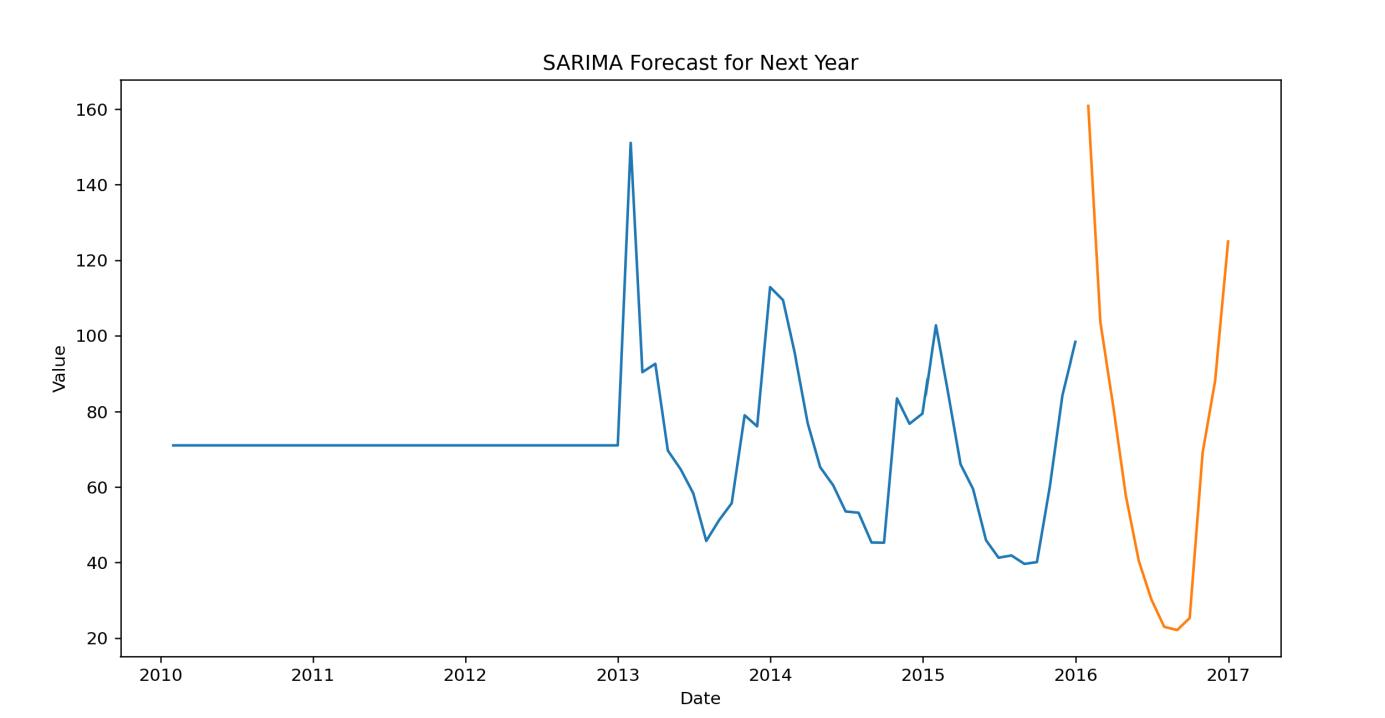

Here is the Python script that generated this plot:
from pandas import read_csv
from pandas import to_datetime
from datetime import datetime
from matplotlib import pyplot
import matplotlib
from pandas.plotting import autocorrelation_plot
from statsmodels.graphics.tsaplots import plot_acf
from statsmodels.graphics.tsaplots import plot_pacf
from statsmodels.tsa.arima.model import ARIMA
from sklearn.metrics import mean_squared_error
from math import sqrt
import pandas as pd
import numpy as np
from statsmodels.tsa.arima_process import ArmaProcess
from pmdarima import auto_arima
from statsmodels.tsa.statespace.sarimax import SARIMAX
from itertools import product
from tqdm import tqdm_notebook
import warnings
warnings.filterwarnings('ignore')
matplotlib.use('TkAgg')

series = read_csv('fivecities.csv', header=0, parse_dates=[1], index_col=1)

beijing_data = series.loc[series['City'] == 'Beijing','PM_average'].resample('M').mean()
shanghai_data = series.loc[series['City'] == 'Shanghai','PM_average'].resample('M').mean()
guangzhou_data = series.loc[series['City'] == 'Guangzhou','PM_average'].resample('M').mean()
chengdu_data = series.loc[series['City'] == 'Chengdu','PM_average'].resample('M').mean()
shenyang_data = series.loc[series['City'] == 'Shenyang','PM_average'].resample('M').mean()
PMdata = (beijing_data + shanghai_data + guangzhou_data + chengdu_data + shenyang_data)/5


# PMdata.dropna().plot()
PMdata=PMdata.fillna(PMdata.mean())
# plot_acf(PMdata)
# plot_pacf(PMdata)
# pyplot.show()


from statsmodels.tsa.stattools import adfuller
result = adfuller(PMdata)
print( ' p-value: ', result[1])
result = adfuller(PMdata.diff().dropna())
print( ' p-value: ', result[1])
result = adfuller(PMdata.diff().diff().dropna())
print( 'p-value: ', result[1])

X = PMdata.values
size = int(len(X) *5/6)
train, test = X[0:size], X[size:len(X)]
history = [x for x in train]
predictions = list()
# walk-forward validation
for t in range(len(test)):

    model = SARIMAX(history, order=(0, 0, 0), seasonal_order = (2,2,0,12))
    model_fit = model.fit()
    output = model_fit.forecast()
    yhat = output[0]
    predictions.append(yhat)
    obs = test[t]
    history.append(obs)
    print('predicted=%f, expected=%f' % (yhat, obs))
# evaluate forecasts
rmse = sqrt(mean_squared_error(test, predictions))
print('Test RMSE: %.3f' % rmse)
# plot forecasts against actual outcomes

pyplot.plot(test)
pyplot.plot(predictions, color='red')
pyplot.show()

# from pmdarima.arima import auto_arima
# model1=auto_arima(PMdata,start_p=0,start_q=0,max_p=3,max_q=3,seasonal=False,d=2,trace = True,error_action ='ignore',suppress_warnings = True,stepwise=True)
# model2=auto_arima(PMdata,start_p=0,start_q=0,max_p=3,max_q=3,m=12,start_P=0,seasonal=True,d=0,D=0,trace = True,error_action ='ignore',suppress_warnings = True,stepwise=True)

model = SARIMAX(PMdata, order=(0, 0, 0), seasonal_order = (2,2,0,12)) #220是423 428,221是424 431
# model = SARIMAX(PMdata, order=(3, 0, 1), seasonal_order = (0,1,1,12))#496,509
# model = SARIMAX(PMdata, order=(1, 0, 0), seasonal_order = (2,0,0,12))#太高
# model = SARIMAX(PMdata, order=(0, 1, 1), seasonal_order = (1,2,0,12))#438,443
# model = SARIMAX(PMdata, order=(0, 1, 3), seasonal_order = (0,1,1,12))#494
# model = SARIMAX(PMdata, order=(1, 1, 0), seasonal_order = (2,0,0,12))#不行
# model = SARIMAX(PMdata, order=(3, 2, 0), seasonal_order = (2,2,1,12))#拔高,但看起来最靠谱439,452
# model = SARIMAX(PMdata, order=(3, 2, 0), seasonal_order = (2,1,0,12))#pass
# model = SARIMAX(PMdata, order=(3, 2, 0), seasonal_order = (1,0,0,12))#pass
model_arima = ARIMA(PMdata, order=(1,0,0))  #591,598
# model_arima = ARIMA(PMdata, order=(0,1,0))#不如上一个
# model_arima = ARIMA(PMdata, order=(2,2,0))#不如第一个
model_fit = model.fit()
model_arimafit = model_arima.fit()

# 打印模型摘要
print(model_fit.summary())
print(model_arimafit.summary())

# 预测未来一年的数据
forecast = model_fit.forecast(steps=12)
forecast_arima = model_arimafit.forecast(steps=12)
# 可视化预测结果

pyplot.figure(figsize=(12, 6))
pyplot.plot(PMdata, label='Original Data')
pyplot.plot(pd.date_range(start='2016-01', periods=12, freq='ME'), forecast, label='Forecast')
pyplot.title('SARIMA Forecast for Next Year')
pyplot.xlabel('Date')
pyplot.ylabel('Value')

pyplot.figure(figsize=(12, 6))
pyplot.plot(PMdata, label='Original Data')
pyplot.plot(pd.date_range(start='2016-01', periods=12, freq='ME'), forecast_arima, label='Forecast')
pyplot.title('ARIMA Forecast for Next Year')
pyplot.xlabel('Date')
pyplot.ylabel('Value')

model_fit.plot_diagnostics(figsize=(15,12))
model_arimafit.plot_diagnostics(figsize=(15,12))


pyplot.legend()
pyplot.show()
